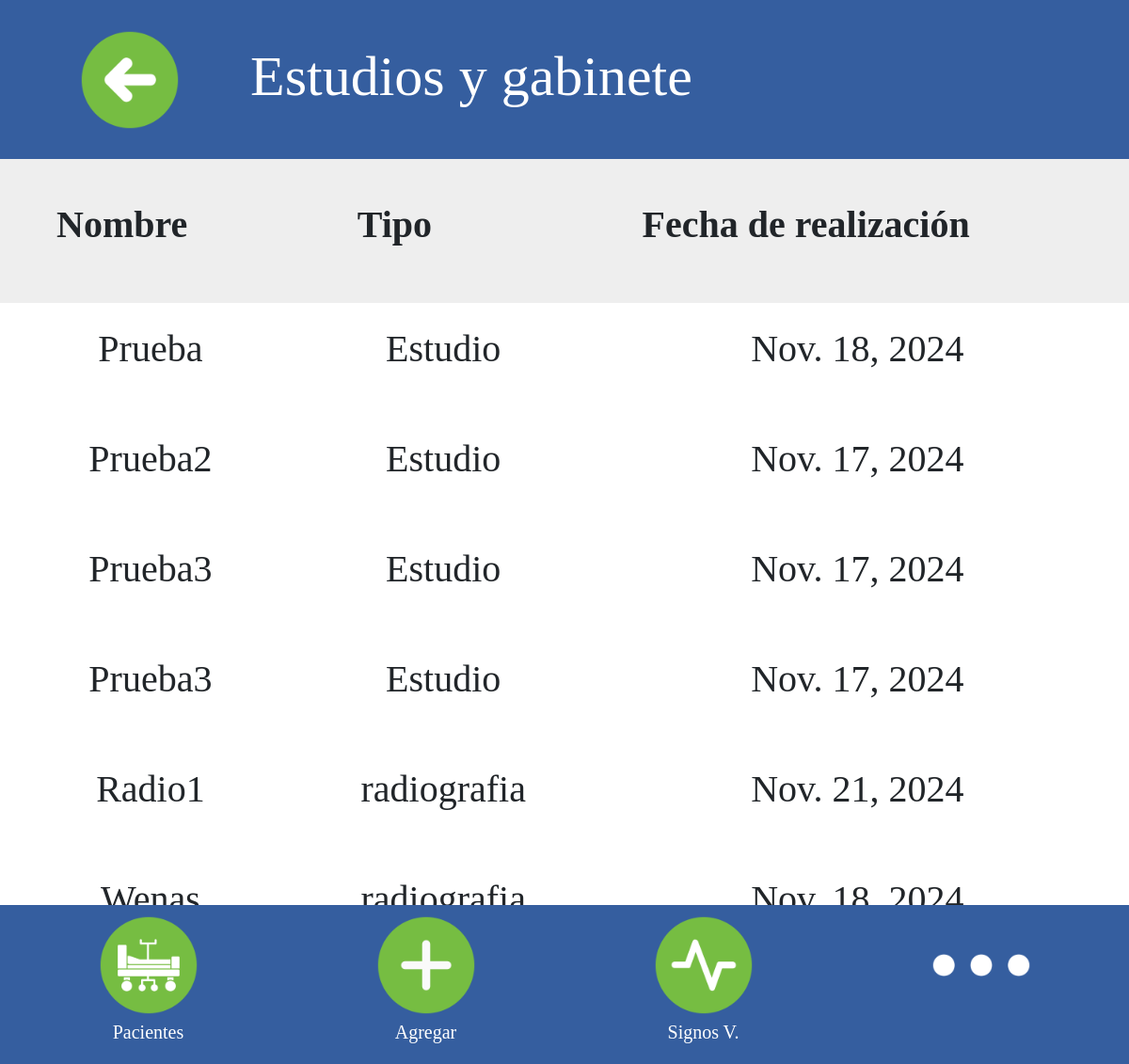
Screenshot of /estudioyGabineteEnfermero/10/ with the database file from the repository.
### Hospital_Infantil/models.py (models this page shows)
class Estudios(models.Model):
    id_Estudio = models.AutoField(primary_key=True, unique=True)
    paciente = models.ForeignKey(Paciente, on_delete=models.CASCADE, related_name='estudios', null=True)
    nombre_Estudio = models.CharField(max_length=20, null=False)
    fecha_realizada = models.DateField(default=timezone.now)
    estudio = models.FileField(upload_to='estudios/')

class Radiografias(models.Model):
    id_Radiografia = models.AutoField(primary_key=True, unique=True)
    paciente = models.ForeignKey(Paciente, on_delete=models.CASCADE, related_name='radiografias', null=True)
    nombre_Radiografia = models.CharField(max_length=20, null=False)
    fecha_realizada = models.DateField(default=timezone.now)
    radiografia = models.FileField(upload_to='radiografias/')

### Hospital_Infantil/views.py (the view)
# urls.py: path('estudioyGabineteEnfermero/<int:expediente>/', views.estudios_GabineteEnfermero, name="estudioyGabineteEnfermero"),
def estudios_GabineteEnfermero(request, expediente):
    paciente = get_object_or_404(Paciente, expediente=expediente)
    estudios = Estudios.objects.filter(paciente=paciente)
    radiografias = Radiografias.objects.filter(paciente=paciente)
    return render(request, 'estudiosyGabineteEnfermero.html',
                  context={'paciente': paciente, 'estudios': estudios, 'radiografias': radiografias})

### templates/estudiosyGabineteEnfermero.html (shortened to what this page needs)
{% load static %}
<!DOCTYPE HTML>
<HTML lang="en">
    <head>
        <link href="https://cdn.jsdelivr.net/npm/bootstrap@5.3.0-alpha3/dist/css/bootstrap.min.css" rel="stylesheet">
        <div class="fixed-top-border">
            <a onclick="goBack()">
              <img src="{% static 'assets/Interfaz/previous.png' %}">
            </a>
            <h1>Estudios y gabinete</h1>
        </div>
    </head>
    <body>
        <table>
            <thead>
                <tr>
                    <th>Nombre</th>
                    <th>Tipo</th>
                    <th>Fecha de realización</th>
                </tr>
            </thead>
            <tbody>
                {% for estudio in estudios %}
                <tr onclick="window.location='{% url 'mostrarEstudioEnfermero' expediente=paciente.expediente id_Estudio=estudio.id_Estudio %}'" style="cursor: pointer;">
                    <td>{{ estudio.nombre_Estudio }}</td>
                    <td>Estudio</td>
                    <td>{{ estudio.fecha_realizada }}</td>
                </tr>
                {% endfor %}
                {% for radiografia in radiografias %}
                <tr onclick="window.location='{% url 'mostrarRadiografiaEnfermero' expediente=paciente.expediente id_Radiografia=radiografia.id_Radiografia %}'" style="cursor: pointer;">
                    <td>{{ radiografia.nombre_Radiografia }}</td>
                    <td>radiografia</td>
                    <td>{{ radiografia.fecha_realizada }}</td>
                </tr>
                {% endfor %}
            </tbody>
        </table>
    </body>
    <div class="fixed-bottom-border">
            <div class="icon-item">
                <a href="{% url 'mostrarPacientesEnfermero' %}">
                    <img src="{% static 'assets/interfaz/patients.png' %}">
                    <p>Pacientes</p>
                </a>
            </div>
            <div class="icon-item dropdown">
                <a href="#" role="button" id="dropdownAgregar" data-bs-toggle="dropdown" aria-expanded="false">
                    <img src="{% static 'assets/interfaz/plus.png' %}">
                </a>
                <p>Agregar</p>
            </div>
            <div class="icon-item">
                <a href="{% url 'signosVitales' %}">
                    <img src="{% static 'assets/interfaz/vitalSigns.png' %}">
                    <p>Signos V.</p>
                </a>
            </div>
            <div class="icon-item">
                <img src="{% static 'assets/interfaz/more.png' %}" data-bs-toggle="dropdown" aria-expanded="false" class="dropdown-toggle">
            </div>
    </div>
</HTML>

### templates/estudiosyGabineteEnfermero.html (style rules this page uses)
.fixed-top-border { position: fixed; top: 0; left: 0; width: 100%; height: 169.3px; background-color: #355e9f; z-index: 1000; display: flex; align-items: center; font-family: Montserrat; color: white; padding: 10px; }
.fixed-bottom-border { position: fixed; bottom: 0px; left: 0px; width: 100%; display: flex; justify-content: center; align-items: center; background-color:#355e9f; padding: 10px; height: 169.3px; }
.icon-item { position: relative; flex: 1; margin: 0px; text-align: center; }
.icon-item img { margin-left: 0%; margin-bottom: 40px; scale: 40%; }
.icon-item p { position: absolute; bottom: 0; left: 50%; color: white; font-family: Montserrat; font-size: 20px; transform: translateX(-50%) translateY(-220%); }
.fixed-top-border h1 { font-family: Montserrat; font-size: 60px; }
p { font-family: Calibri; align-self: flex-start; text-align: justify; }
img { scale: 40%; }
table { font-family: Calibri; border-collapse: collapse; border: #EEEEEE; width: 100%; margin-top: 80px; }
th { font-family: Calibri; font-size: 40px; border: 1px solid #EEEEEE; text-align:center; padding: 60px; padding-top: 125px; position: sticky; top: 90px; z-index: 100; background-color: #EEEEEE; }
td { font-family: Calibri; font-size: 40px; border: 1px solid #FFFF; text-align: center; padding: 35px; }
tr:nth-child(even) { text-align: center; }

### rows the page displays
Estudios: nombre_Estudio "Prueba", fecha_realizada "Nov. 18, 2024"
Estudios: nombre_Estudio "Prueba2", fecha_realizada "Nov. 17, 2024"
Estudios: nombre_Estudio "Prueba3", fecha_realizada "Nov. 17, 2024"
Estudios: nombre_Estudio "Prueba3", fecha_realizada "Nov. 17, 2024"
Radiografias: nombre_Radiografia "Radio1", fecha_realizada "Nov. 21, 2024"
Radiografias: nombre_Radiografia "Wenas", fecha_realizada "Nov. 18, 2024"
